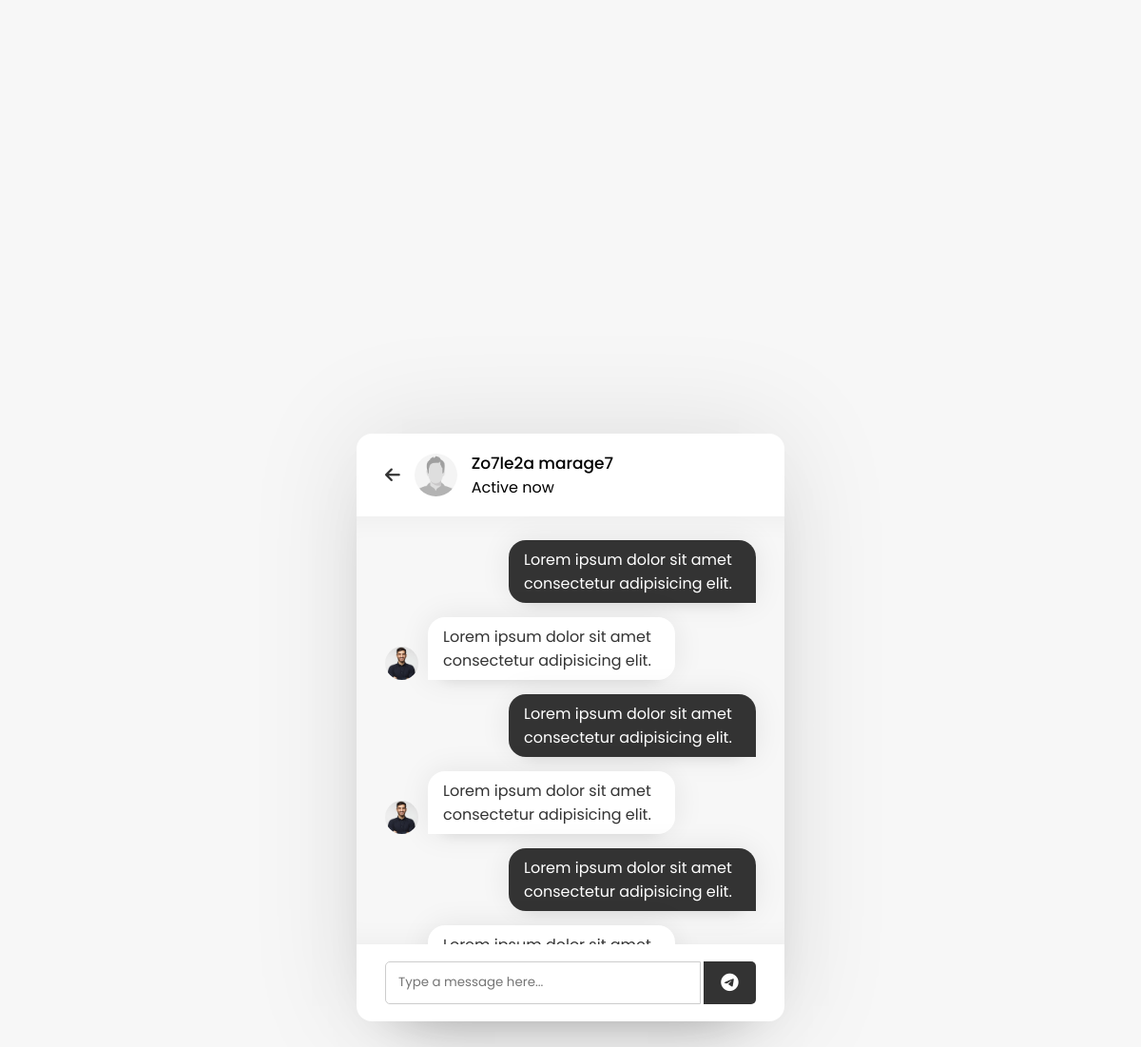
The page /chat.php?user_id=1642846169 (signed in) on the database its author committed.
### tables this page shows
CREATE TABLE `users` (
  `user_id` int(11) NOT NULL,
  `unique_id` int(200) NOT NULL,
  `fname` varchar(255) NOT NULL,
  `lname` varchar(255) NOT NULL,
  `email` varchar(255) NOT NULL,
  `password` varchar(255) NOT NULL,
  `img` varchar(400) NOT NULL,
  `status` varchar(255) NOT NULL
);

### chat.php (the view, shortened to what this page needs)
<?php include_once "php/header.php"; ?>
<body>
    <div class="wrapper">
        <section class="chat-area">
            <header>
            <?php
                    include_once "php/config.php";
                    $user_id = mysqli_real_escape_string($conn, $_GET['user_id']);
                    $sql = mysqli_query($conn, "SELECT * FROM users where unique_id = {$user_id}");
                    if(mysqli_num_rows($sql) > 0){
                        $row = mysqli_fetch_assoc($sql);
                    }
            ?>
                <a href="user.php" class="back-icon"><i class="fas fa-arrow-left"></i></a>
                <img src="image/<?php echo $row['img'] ?>" alt="">
                    <div class="datails">
                        <span><?php echo $row['fname'] . " " . $row['lname'] ?></span>
                        <p><?php echo $row['status'] ?></p>
                </div>
            </header>
            <div class="chat-box">
                <div class="chat outgoing">
                    <div class="details">
                        <p>Lorem ipsum dolor sit amet consectetur adipisicing elit.</p>
                    </div>
                </div>
                <div class="chat incoming">
                    <img src="person.jpg" alt="">
                    <div class="details">
                        <p>Lorem ipsum dolor sit amet consectetur adipisicing elit.</p>
                    </div>
                </div>
                <div class="chat outgoing">
                    <div class="details">
                        <p>Lorem ipsum dolor sit amet consectetur adipisicing elit.</p>
                    </div>
                </div>
                <div class="chat incoming">
                    <img src="person.jpg" alt="">
                    <div class="details">
                        <p>Lorem ipsum dolor sit amet consectetur adipisicing elit.</p>
                    </div>
                </div>
                <div class="chat outgoing">
                    <div class="details">
                        <p>Lorem ipsum dolor sit amet consectetur adipisicing elit.</p>
                    </div>
                </div>
                <div class="chat incoming">
                    <div class="details">
                        <p>Lorem ipsum dolor sit amet consectetur adipisicing elit.</p>
                    </div>
                </div>
            </div>
            <form action="#" class="typing-area" outocomplete="off">
                <input name="message" type="text" class="input-field" placeholder="Type a message here...">
                <button><i class="fab fa-telegram-plane"></i></button>
            </form>
        </section>
    </div>
</body>
</html>

### style.css (style rules this page uses)
* { margin: 0; padding: 0; box-sizing: border-box; text-decoration: none; font-family: 'Poppins', sans-serif; }
body { display: flex; align-items: center; justify-content: center; min-height: 100vh; background: #f7f7f7; }
.wrapper { background: #fff; width: 450px; border-radius: 16px; box-shadow: 0 0 120px 0 rgba(0, 0, 0, 0.1), 0 32px 64px -48px rgba(0, 0, 0, 0.5); }
.wrapper img { object-fit: cover; border-radius: 50%; }
.chat-area header { display: flex; align-items: center; padding: 18px 30px; }
.chat-area header .back-icon { font-size: 18px; color: #333; }
.chat-area header img { height: 45px; width: 45px; margin: 0 15px; }
.chat-area header span { font-size: 17px; font-weight: 500; }
.chat-box, .chat-box2 { height: 450px; background: #f7f7f7; overflow-y: auto; padding: 10px 30px 20px 30px; box-shadow: inset 0 32px 32px -32px rgba(0 0 0 / 5%), inset 0 -32px 32px -32px rgba(0 0 0 / 5%); }
.chat-box .chat, .chat-box2 .chat { margin: 15px 0; }
.chat-box .chat p, .chat-box2 .chat p { padding: 8px 16px; word-wrap: break-word; box-shadow: 0 0 32px rgba(0 0 0 / 8%), 0 16px 16px -16px rgba(0 0 0 / 10%); }
.chat-box .outgoing, .chat-box2 .outgoing { display: flex; }
.outgoing .details { margin-left: auto; max-width: calc(100% - 130px); }
.outgoing .details p { background: #333; color: #fff; border-radius: 18px 18px 0 18px; }
.chat-box .incoming, .chat-box2 .incoming { display: flex; align-items: flex-end; }
.chat-box .incoming img, .chat-box2 .incoming img { height: 35px; width: 35px; }
.incoming .details { margin-left: 10px; margin-right: auto; max-width: calc(100% - 130px); }
.incoming .details p { color: #333; background: #fff; border-radius: 18px 18px 18px 0px; }
.chat-area .typing-area { padding: 18px 30px; display: flex; justify-content: space-between; }
.typing-area input { height: 45px; width: calc(100% - 58px); font: 17px; border: 1px solid #ccc; padding: 0 13px; border-radius: 5px 0 0 5px; outline: none; }
.typing-area button { width: 55px; border: none; outline: none; background: #333; color: #fff; font-size: 19px; cursor: pointer; border-radius: 0 5px 5px 0; }

### rows shown on the page
users: img (placeholder picture), fname "Zo7le2a", lname "marage7", status "Active now"
